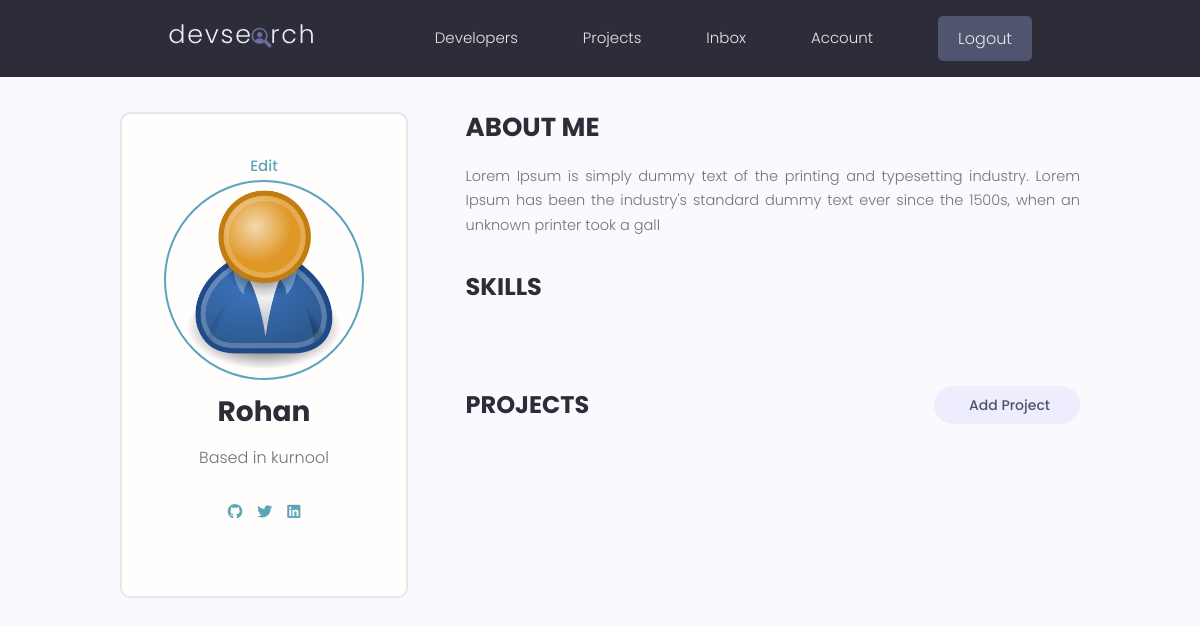
The app's page /account/ (signed in) with its own data.
### users/models.py (models this page shows, shortened)
class Profile(models.Model):
    user = models.OneToOneField(User, on_delete=models.CASCADE, null=True, blank=True)
    name = models.CharField(max_length=200, null=True, blank=True)
    username = models.TextField(max_length=200, null=True, blank=True)
    email = models.EmailField(max_length=500, null=True, blank=True)
    location = models.TextField(max_length=200, null=True, blank=True)
    short_intro = models.TextField(max_length=200, null=True, blank=True)
    bio = models.TextField(null=True, blank=True)
    profile_image = models.ImageField(null=True, blank=True, upload_to='profiles/', default='profiles/user_default.png')
    social_github = models.CharField(max_length=200, null=True, blank=True)
    social_twitter = models.CharField(max_length=200, null=True, blank=True)
    social_linkedin = models.CharField(max_length=200, null=True, blank=True)
    social_youtube = models.CharField(max_length=200, null=True, blank=True)
    social_website = models.CharField(max_length=200, null=True, blank=True)
    created = models.DateTimeField(auto_now_add=True)
    id = models.UUIDField(default=uuid.uuid4, unique=True, editable=False, primary_key=True)

### users/views.py (the view)
# urls.py: path('account/', views.userAccount , name= 'account' ),
@login_required(login_url='login')
def userAccount(request):
    profile = request.user.profile
    context = {'profile':profile}
    return render(request, 'users/account.html', context)

### users/templates/users/account.html (shortened to what this page needs)
{% extends 'main.html' %}
{% block content %}
<main class="settingsPage profile my-md">
  <div class="container">
    <div class="layout">
      <div class="column column--1of3">
        <div class="card text-center">
          <div class="card__body dev">
              <a>
              Edit</a>
            <img class="avatar avatar--xl dev__avatar" src="{{profile.profile_image.url}}" />
            <h2 class="dev__name">{{profile.name}}</h2>
            <p class="dev__location">Based in {{profile.location}}</p>
            <ul class="dev__social">
              {% if profile.social_github %}
              <li>
                  <a title="Github" href="{{profile.social_github}}" target="_blank"><i class="fa-brands fa-github"></i></a>
              </li>
              {% endif %}
              {% if profile.social_twitter %}
              <li>
                  <a title="Twitter" href="{{profile.social_twitter}}" target="_blank"><i class="fa-brands fa-twitter"></i></a>
              </li>
              {% endif %}
              {% if profile.social_linkedin  %}
              <li>
                  <a title="LinkedIn" href="{{profile.social_linkedin}}" target="_blank"><i class="fa-brands fa-linkedin"></i></a>
              </li>
              {% endif %}
          </ul>
          </div>
        </div>
      </div>
      <div class="column column--2of3">
        <div class="devInfo">
          <h3 class="devInfo__title">About Me</h3>
          <p class="devInfo__about">{{profile.bio}}</p>
        </div>
        <div class="settings">
          <h3 class="settings__title">Skills</h3>
        </div>
        <div class="settings">
          <h3 class="settings__title">Projects</h3>
          <a class="tag tag--pill tag--sub settings__btn tag--lg" href="{% url 'create-project' %}"> Add Project</a>
        </div>
      </div>
    </div>
  </div>
</main>
{% endblock %}

### static/styles/app.css (style rules this page uses)
:root { --color-sub: #2d2d39; }
.card { border: 2px solid var(--color-light); }
img { width: 100%; }
.profile .card > .dev { padding: 4rem; }
.dev__avatar { display: block; margin: auto; }
.dev__name { color: var(--color-sub); font-size: 2.8rem; font-weight: 700; margin-top: 1rem; margin-bottom: 0.5rem; }
.dev__location { margin-top: 1rem; }
.dev__social { margin: 3rem 0; list-style: none; display: flex; justify-content: center; gap: 1.5rem; }
.devInfo { margin-bottom: 3rem; }
.devInfo__title, .devInfo__subtitle { font-size: 2.6rem; color: var(--color-sub); text-transform: uppercase; font-weight: 700; margin-bottom: 1.5rem; }
.devInfo__about, .devSkill__info { font-size: 1.45rem; line-height: 1.7; text-align: justify; }
.settings { display: flex; justify-content: space-between; align-items: center; }
.settings__title { font-size: 2.4rem; text-transform: uppercase; font-weight: 700; color: var(--color-sub); }

### static/uikit/styles/modules/_variables.css (style rules this page uses)
:root { --color-main: #5aa5b9; --color-main-light: #e6faff; --color-sub: #3f4156; --color-sub-light: #51546e; --color-sub-lighter: #ededfd; --color-text: #737373; --color-gray: #8b8b8b; --color-light: #e5e7eb; --color-light-gray: #767676; --color-bg: #f8fafd; --color-white: #fffefd; --color-white-light: #f3f3f3; --color-success: #359e64; --color-success-bg: #def8e8; --color-error: #fc4b0b; --color-error-bg: #fff2ee; --font-base: 'Poppins', arial, helvetica, 'Segoe UI', roboto, ubuntu, sans-serif; --font-monospace: 'Fira Code', 'Courier New', courier, monospace; --font-regular: 300; --font-medium: 500; --font-bold: 700; --generic-shadow: 1px 1px 5px #00000010; --generic-transition: all 0.3s ease-in-out; }

### static/uikit/styles/modules/_base.css (style rules this page uses)
* { margin: 0; padding: 0; box-sizing: border-box; text-rendering: optimizeLegibility; color: inherit; font-size: inherit; }
html { font-size: 50%; }
@media only screen and (min-width: 480px) { html { font-size: 56.25%; } }
@media only screen and (min-width: 1200px) { html { font-size: 62.5%; } }
body { line-height: 1.6; font-weight: 400; font-size: 1.5rem; color: var(--color-text); background-color: var(--color-bg); min-height: 100vh; }

### static/uikit/styles/modules/_typography.css (style rules this page uses)
* { font-family: var(--font-base); }
h2 { font-size: 3.6rem; font-weight: var(--font-bold); }
h3 { font-size: 3.2rem; font-weight: var(--font-medium); }
p, span, strong { font-size: 1.6rem; color: var(--color-text); font-weight: var(--font-regular); }
a { padding-bottom: 2px; text-decoration: none; display: inline-block; color: var(--color-main); font-weight: var(--font-medium); }

### static/uikit/styles/modules/_utilities.css (style rules this page uses)
.container { width: 92%; max-width: 165rem; margin: 0 auto; box-sizing: border-box; }
@media screen and (min-width: 1000px) { .container { width: 90%; } }
@media screen and (min-width: 1200px) { .container { width: 80%; } }
.text-center { text-align: center; }
.my-md { margin: 3rem auto; }

### static/uikit/styles/modules/_avatar.css (style rules this page uses)
.avatar { border-radius: 50%; border: 2px solid var(--color-main); object-fit: cover; }
.avatar--xl { height: 20rem; width: 20rem; }

### static/uikit/styles/modules/_card.css (style rules this page uses)
.card { border-radius: 1rem; background-color: var(--color-white); border: 1.5px solid var(--color-light); width: auto; height: auto; margin-top: 0.5rem; margin-bottom: 0.5rem; overflow: hidden; }
.card__body, .card__header { padding: 2rem 2.5rem; }

### static/uikit/styles/modules/_tag.css (style rules this page uses)
.tag { display: inline-flex; align-items: center; background-color: var(--color-sub); height: -webkit-fit-content; height: -moz-fit-content; height: fit-content; width: -webkit-fit-content; width: -moz-fit-content; width: fit-content; border-radius: 0.5rem; padding: 0.5rem 1.5rem; font-size: 1.2rem; cursor: pointer; }
.tag--pill { border-radius: 5rem; }
.tag--sub, .tag--sub > small { background: var(--color-sub-lighter); color: var(--color-sub-light); font-weight: 500; }
.tag--lg { padding: 0.8rem 3rem; font-size: 1.4rem; }

### static/uikit/styles/modules/_layout.css (style rules this page uses)
.layout { display: flex; flex-flow: row wrap; justify-content: space-between; }
.layout > .column { margin-bottom: 3rem; }
.layout > .column.column--1of3 { flex-basis: 30%; }
.layout > .column.column--2of3 { flex-basis: 64%; }

### records on screen
Profile: profile_image (placeholder picture), name "Rohan", location "kurnool", bio "Lorem Ipsum is simply dummy text of the printing and typesetting industry. Lorem Ipsum has been the industry's standard dummy text ever since the 1500s, when an unknown printer took a gall"
